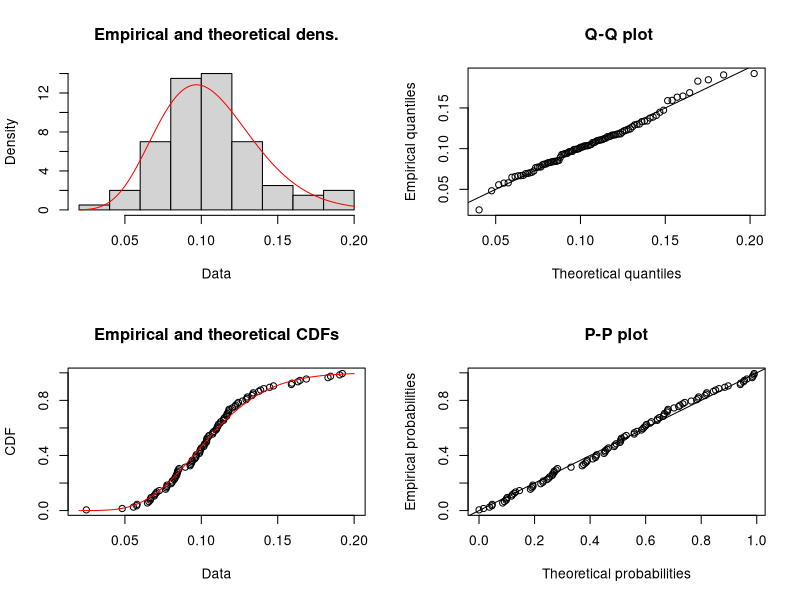
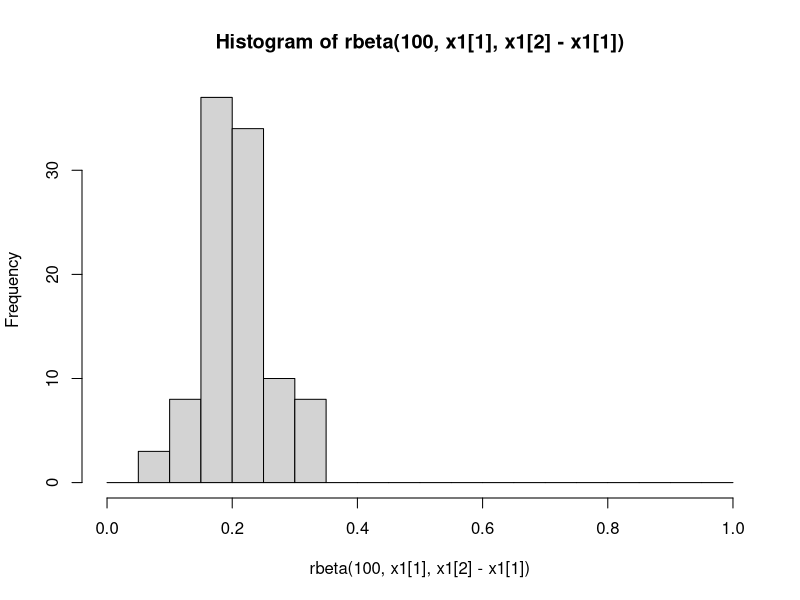
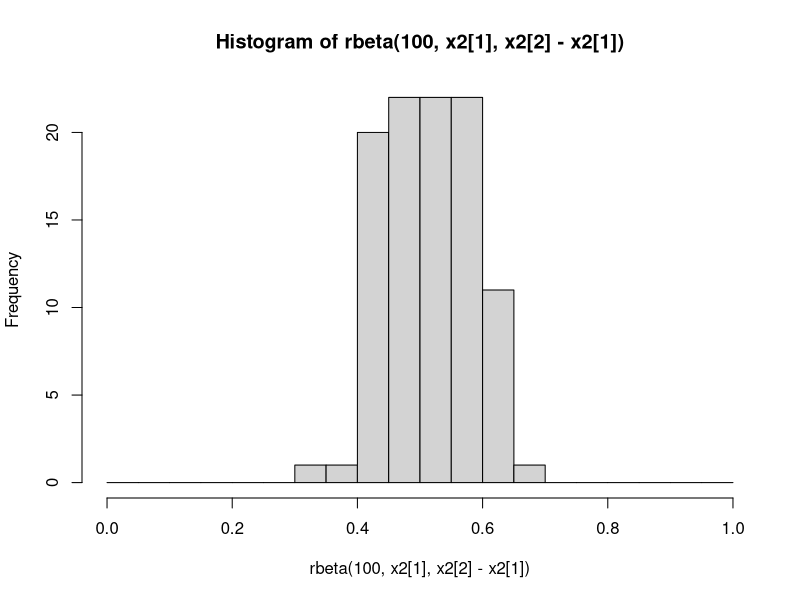
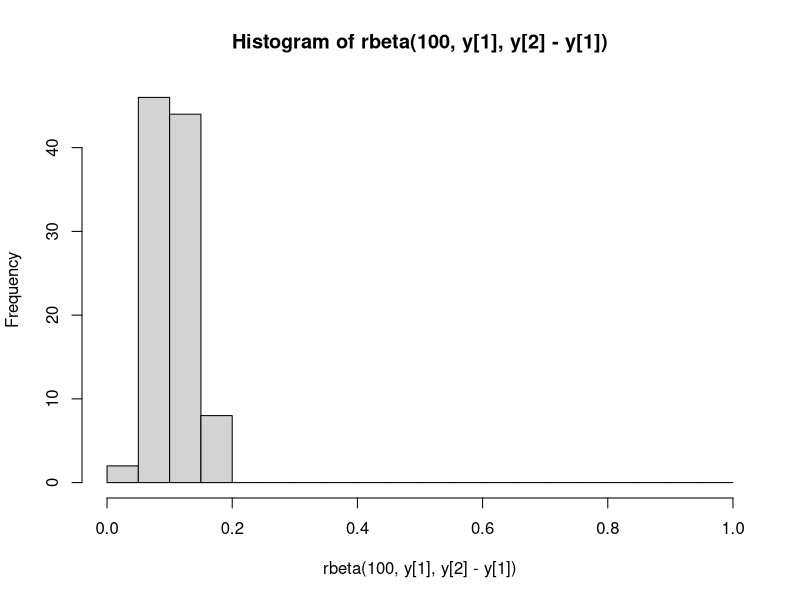
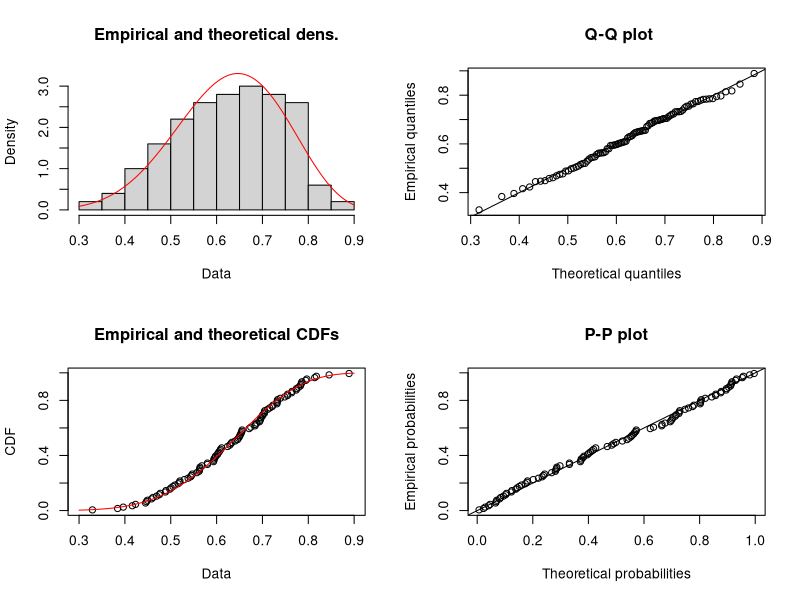

These figures' R source, in order: (Note: this script raises an error after producing the figures.)
## Required packages
library("MASS")
library("fitdistrplus")

## Function for markov model distribution mathematical computation

mult_dist_beta <- function(x1, x2, sample.size=100){
  dist1 <- rbeta(sample.size,x1[1], x1[2]-x1[1])
  dist2 <- rbeta(sample.size,x2[1], x2[2]-x2[1])
  dist_res <- rep(0, length(dist1)*length(dist2))
  for (i in seq(1,length(dist1))){
    for (j in seq(1,length(dist2))){
      dist_res[(i-1)*length(dist2)+j] <- dist1[i] * dist2[j]
    }
  }
  dist_res <- fitdist(dist_res, "beta")
  y <- c(dist_res$estimate[[1]], (dist_res$estimate[[1]]+dist_res$estimate[[2]]))
  return(y)
}

add_dist_beta <- function(x1, x2, sample.size=100, distribution="beta"){
  dist1 <- rbeta(sample.size,x1[1], x1[2]-x1[1])
  dist2 <- rbeta(sample.size,x2[1], x2[2]-x2[1])
  dist_res <- rep(0, length(dist1)*length(dist2))
  for (i in seq(1,length(dist1))){
    for (j in seq(1,length(dist2))){
      tmp <- dist1[i] + dist2[j]
      # print(paste(((i-1)*length(dist2)+j),tmp,sep = ' '))
      dist_res[(i-1)*length(dist2)+j] <- ifelse(tmp>=1,1,tmp)
    }
  }
  dist_res <- fitdist(dist_res, distribution, "mle")
  y <- c(dist_res$estimate[[1]], (dist_res$estimate[[1]]+dist_res$estimate[[2]]))
  return(y)
}

sum_dist_beta <- function(xlist, sample.size=100, distribution="beta"){
  N <- length(xlist)
  dist_res <- xlist[[1]]
  for (i in seq(2,N)){
    dist_res <- add_dist_beta(dist_res, xlist[[i]])
  }
  return(dist_res)
}

merge_dist_beta <- function(xlist, sample.size=100){
  dist_res <- c()
  N <- length(xlist)
  for (i in seq(1,N)){
    distr <- rbeta(sample.size,xlist[[i]][1], xlist[[i]][2]-xlist[[i]][1])
    dist_res <- c(dist_res, distr)
  }
  dist_res <- fitdist(dist_res, "beta", "mle")
  y <- c(dist_res$estimate[[1]], (dist_res$estimate[[1]]+dist_res$estimate[[2]]))
  return(y)
}

plot_dist_beta <- function(x, sample.size=100){
  y <- rbeta(sample.size, x[1], x[2]-x[1])
  y <- fitdist(y, "beta", "mle")
  plot(y)
}

## Example
x1 <- c(11,54)
x2 <- c(23,44)

y <- mult_dist_beta(x1,x2)
plot_dist_beta(y)
print(y)

hist(rbeta(100,x1[1], x1[2]-x1[1]), seq(0,1,0.05))
hist(rbeta(100,x2[1], x2[2]-x2[1]), seq(0,1,0.05))
hist(rbeta(100,y[1], y[2]-y[1]), seq(0,1,0.05))

## Simple example for attribution model

init_A <- c(3,10)
init_B <- c(7,10)
A_B <- c(76,100)
B_A <- c(24,100)
A_end <- c(48,200)
B_end <- c(152,200)

init_A_end <- mult_dist_beta(init_A, A_end)
init_B_end <- mult_dist_beta(init_B, B_end)
init_A_B <- mult_dist_beta(init_A, A_B)
init_B_A <- mult_dist_beta(init_B, B_A)
init_A_B_end <- mult_dist_beta(init_A_B, B_end)
init_B_A_end <- mult_dist_beta(init_B_A, A_end)

# Calculate P(buy) using order-1
markov_1 <- sum_dist_beta(list(init_A_end, init_B_end))
markov_1 <- add_dist_beta(init_A_end, init_B_end)
print(markov_1)
plot_dist_beta(markov_1)

# Calculate P(buy) using order-2
# markov_2 <- sum_dist_beta(list(init_A_end,init_A_B_end, init_B_end, init_B_A_end))
markov_2 <- add_dist_beta(init_A_end, init_B_end)
markov_2 <- add_dist_beta(markov_2, init_A_B_end, "norm")
markov_2 <- add_dist_beta(markov_2, init_B_A_end)
print(markov_2)
plot_dist_beta(markov_2)
